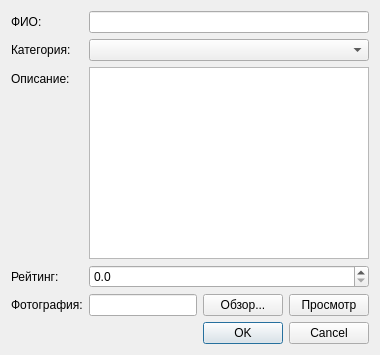
<?xml version="1.0" encoding="UTF-8"?>
<ui version="4.0">
 <class>ArtistsDialog</class>
 <widget class="QDialog" name="ArtistsDialog">
  <property name="windowTitle">
   <string>Артист</string>
  </property>
  <layout class="QFormLayout" name="formLayout">
   <item row="0" column="0">
    <widget class="QLabel" name="labelFullname">
     <property name="text">
      <string>ФИО:</string>
     </property>
    </widget>
   </item>
   <item row="0" column="1">
    <widget class="QLineEdit" name="lineEditFullname"/>
   </item>
   <item row="1" column="0">
    <widget class="QLabel" name="labelCategory">
     <property name="text">
      <string>Категория:</string>
     </property>
    </widget>
   </item>
   <item row="1" column="1">
    <widget class="QComboBox" name="comboCategory"/>
   </item>
   <item row="2" column="0">
    <widget class="QLabel" name="labelDescription">
     <property name="text">
      <string>Описание:</string>
     </property>
    </widget>
   </item>
   <item row="2" column="1">
    <widget class="QTextEdit" name="textEditDescription"/>
   </item>
   <item row="3" column="0">
    <widget class="QLabel" name="labelRating">
     <property name="text">
      <string>Рейтинг:</string>
     </property>
    </widget>
   </item>
   <item row="3" column="1">
    <widget class="QDoubleSpinBox" name="doubleSpinBoxRating">
     <property name="decimals">
      <number>1</number>
     </property>
     <property name="maximum">
      <double>5.000000000000000</double>
     </property>
    </widget>
   </item>
   <item row="4" column="0">
    <widget class="QLabel" name="labelPhoto">
     <property name="text">
      <string>Фотография:</string>
     </property>
    </widget>
   </item>
   <item row="4" column="1">
    <layout class="QHBoxLayout" name="horizontalLayoutPhoto">
     <item>
      <widget class="QLineEdit" name="lineEditPhotoPath">
       <property name="readOnly">
        <bool>true</bool>
       </property>
      </widget>
     </item>
     <item>
      <widget class="QPushButton" name="btnBrowsePhoto">
       <property name="text">
        <string>Обзор...</string>
       </property>
      </widget>
     </item>
     <item>
      <widget class="QPushButton" name="btnViewPhoto">
       <property name="text">
        <string>Просмотр</string>
       </property>
      </widget>
     </item>
    </layout>
   </item>
   <item row="5" column="0" colspan="2">
    <widget class="QDialogButtonBox" name="buttonBox">
     <property name="standardButtons">
      <set>QDialogButtonBox::Cancel|QDialogButtonBox::Ok</set>
     </property>
    </widget>
   </item>
  </layout>
 </widget>
</ui>
